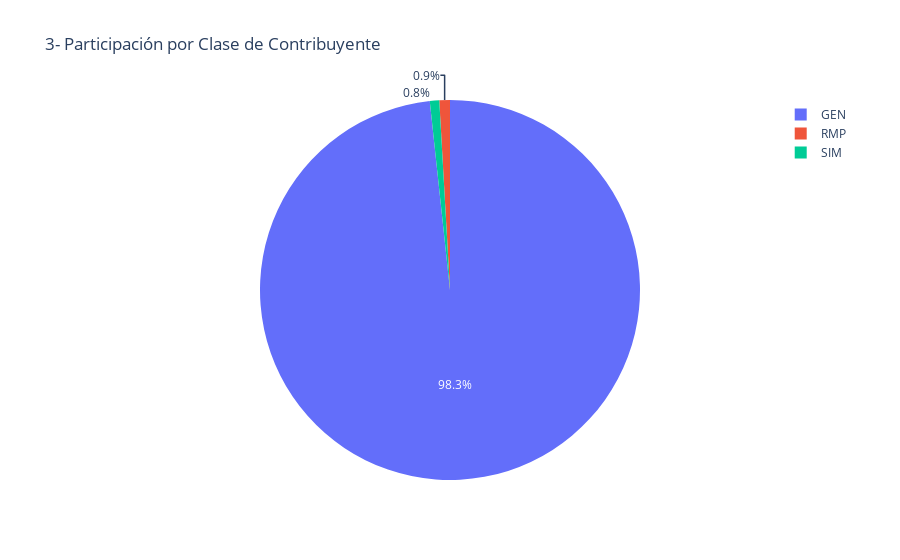

Here is the notebook cell this chart was saved with:
### Code cell
import plotly.express as px

#Esto de acá es a Participación por Clase de Contribuyente
tipo = df.groupby('clase_contribuyente')['numero_ruc'].count().reset_index()

fig = px.pie(tipo, names='clase_contribuyente', values='numero_ruc', title='3- Participación por Clase de Contribuyente')
fig.show()

#El documento nos estableció la existencia de 3 clases de contribuyentes.
#El GEN, RMP y el SIM.
#Lo que aquí estamos midiendo es la participación de cada clase a lo
#largo de este tiempo.

### Figure 1 — Plotly figure (JSON) as saved in the notebook; plotly's stock layout.template omitted (floating-point values rounded to 4 significant figures)
{"data": [{"domain": {"x": [0, 1], "y": [0, 1]}, "hovertemplate": "clase_contribuyente=%{label}<br>numero_ruc=%{value}<extra></extra>", "labels": ["GEN", "RMP", "SIM"], "legendgroup": "", "name": "", "showlegend": true, "type": "pie", "values": [983, 9, 8]}], "layout": {"legend": {"tracegroupgap": 0}, "title": {"text": "3- Participación por Clase de Contribuyente"}}}
